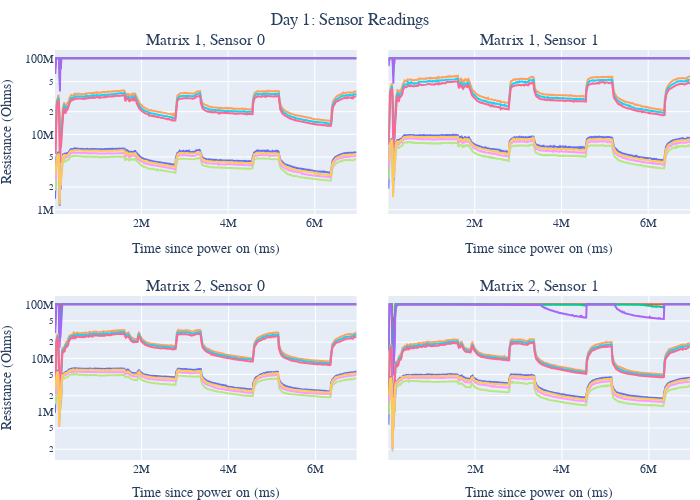

The notebook cell this image was saved under:
### Code cell
day = 1

fig = make_subplots(rows=2, cols=2, shared_yaxes=True,
                    horizontal_spacing=0.05,
                    vertical_spacing=0.2,
                    subplot_titles=("Matrix 1, Sensor 0", 
                                    "Matrix 1, Sensor 1", 
                                    "Matrix 2, Sensor 0", 
                                    "Matrix 2, Sensor 1"))
matrix = 1
sensor = 0
for heater_idx in range(10):
    heater_data = sensor_data[f"day{day}"][f"mat{matrix}"][sensor][heater_idx]
    fig.add_trace(go.Scatter(x=heater_data["Time Since PowerOn"].values,
                             y=heater_data["Resistance Gassensor"].values,
                             mode="lines",
                             name=f"H.S. {heater_idx}",
                             showlegend=False,
                             legendgroup=f"H.S. {heater_idx}"),
                  row=1, col=1)

matrix = 1
sensor = 1
for heater_idx in range(10):
    heater_data = sensor_data[f"day{day}"][f"mat{matrix}"][sensor][heater_idx]
    fig.add_trace(go.Scatter(x=heater_data["Time Since PowerOn"].values,
                             y=heater_data["Resistance Gassensor"].values,
                             mode="lines",
                             name=f"H.S. {heater_idx}",
                             showlegend=False,
                             legendgroup=f"H.S. {heater_idx}"),
                  row=1, col=2)

matrix = 2
sensor = 0
for heater_idx in range(10):
    heater_data = sensor_data[f"day{day}"][f"mat{matrix}"][sensor][heater_idx]
    fig.add_trace(go.Scatter(x=heater_data["Time Since PowerOn"].values,
                             y=heater_data["Resistance Gassensor"].values,
                             mode="lines",
                             name=f"H.S. {heater_idx}",
                             showlegend=False,
                             legendgroup=f"H.S. {heater_idx}"),
                  row=2, col=1)

matrix = 2
sensor = 1
for heater_idx in range(10):
    heater_data = sensor_data[f"day{day}"][f"mat{matrix}"][sensor][heater_idx]
    fig.add_trace(go.Scatter(x=heater_data["Time Since PowerOn"].values,
                             y=heater_data["Resistance Gassensor"].values,
                             mode="lines",
                             name=f"H.S. {heater_idx}",
                             showlegend=False,
                             legendgroup=f"H.S. {heater_idx}"),
                  row=2, col=2)

fig.update_yaxes(title_text="Resistance (Ohms)", row=1, col=1, type="log")
fig.update_yaxes(row=1, col=2, type="log")
fig.update_yaxes(title_text="Resistance (Ohms)", row=2, col=1, type="log")
fig.update_yaxes(row=2, col=2, type="log")

fig.update_xaxes(title_text="Time since power on (ms)", row=1, col=1)
fig.update_xaxes(title_text="Time since power on (ms)", row=1, col=2)
fig.update_xaxes(title_text="Time since power on (ms)", row=2, col=1)
fig.update_xaxes(title_text="Time since power on (ms)", row=2, col=2)

fig.update_layout(height=500, width=700,
                  title_x=0.5,
                  font_family="Times New Roman",
                  title_font_family="Times New Roman",
                  title=dict(text=f"Day {day}: Sensor Readings", pad=dict(t=0, r=0, b=10, l=0)),
                  margin=dict(t=50, r=10, b=0, l=0))
fig.write_image(f"Day_{day}_var.pdf")
fig.show()

### Figure 1 — Plotly figure (JSON) as saved in the notebook; plotly's stock layout.template omitted (floating-point values rounded to 4 significant figures; data arrays with more than 128 entries replaced by an {"elided": "..."} marker saying what was removed)
{"data": [{"legendgroup": "H.S. 0", "mode": "lines", "name": "H.S. 0", "showlegend": false, "type": "scatter", "x": {"elided": "641 int values"}, "xaxis": "x", "y": {"elided": "641 float values"}, "yaxis": "y"}, {"legendgroup": "H.S. 1", "mode": "lines", "name": "H.S. 1", "showlegend": false, "type": "scatter", "x": {"elided": "641 int values"}, "xaxis": "x", "y": {"elided": "641 int values"}, "yaxis": "y"}, {"legendgroup": "H.S. 2", "mode": "lines", "name": "H.S. 2", "showlegend": false, "type": "scatter", "x": {"elided": "641 int values"}, "xaxis": "x", "y": {"elided": "641 int values"}, "yaxis": "y"}, {"legendgroup": "H.S. 3", "mode": "lines", "name": "H.S. 3", "showlegend": false, "type": "scatter", "x": {"elided": "641 int values"}, "xaxis": "x", "y": {"elided": "641 int values"}, "yaxis": "y"}, {"legendgroup": "H.S. 4", "mode": "lines", "name": "H.S. 4", "showlegend": false, "type": "scatter", "x": {"elided": "641 int values"}, "xaxis": "x", "y": {"elided": "641 float values"}, "yaxis": "y"}, {"legendgroup": "H.S. 5", "mode": "lines", "name": "H.S. 5", "showlegend": false, "type": "scatter", "x": {"elided": "641 int values"}, "xaxis": "x", "y": {"elided": "641 float values"}, "yaxis": "y"}, {"legendgroup": "H.S. 6", "mode": "lines", "name": "H.S. 6", "showlegend": false, "type": "scatter", "x": {"elided": "640 int values"}, "xaxis": "x", "y": {"elided": "640 float values"}, "yaxis": "y"}, {"legendgroup": "H.S. 7", "mode": "lines", "name": "H.S. 7", "showlegend": false, "type": "scatter", "x": {"elided": "640 int values"}, "xaxis": "x", "y": {"elided": "640 float values"}, "yaxis": "y"}, {"legendgroup": "H.S. 8", "mode": "lines", "name": "H.S. 8", "showlegend": false, "type": "scatter", "x": {"elided": "640 int values"}, "xaxis": "x", "y": {"elided": "640 float values"}, "yaxis": "y"}, {"legendgroup": "H.S. 9", "mode": "lines", "name": "H.S. 9", "showlegend": false, "type": "scatter", "x": {"elided": "640 int values"}, "xaxis": "x", "y": {"elided": "640 float values"}, "yaxis": "y"}, {"legendgroup": "H.S. 0", "mode": "lines", "name": "H.S. 0", "showlegend": false, "type": "scatter", "x": {"elided": "642 int values"}, "xaxis": "x2", "y": {"elided": "642 float values"}, "yaxis": "y2"}, {"legendgroup": "H.S. 1", "mode": "lines", "name": "H.S. 1", "showlegend": false, "type": "scatter", "x": {"elided": "641 int values"}, "xaxis": "x2", "y": {"elided": "641 int values"}, "yaxis": "y2"}, {"legendgroup": "H.S. 2", "mode": "lines", "name": "H.S. 2", "showlegend": false, "type": "scatter", "x": {"elided": "641 int values"}, "xaxis": "x2", "y": {"elided": "641 int values"}, "yaxis": "y2"}, {"legendgroup": "H.S. 3", "mode": "lines", "name": "H.S. 3", "showlegend": false, "type": "scatter", "x": {"elided": "641 int values"}, "xaxis": "x2", "y": {"elided": "641 int values"}, "yaxis": "y2"}, {"legendgroup": "H.S. 4", "mode": "lines", "name": "H.S. 4", "showlegend": false, "type": "scatter", "x": {"elided": "641 int values"}, "xaxis": "x2", "y": {"elided": "641 float values"}, "yaxis": "y2"}, {"legendgroup": "H.S. 5", "mode": "lines", "name": "H.S. 5", "showlegend": false, "type": "scatter", "x": {"elided": "641 int values"}, "xaxis": "x2", "y": {"elided": "641 float values"}, "yaxis": "y2"}, {"legendgroup": "H.S. 6", "mode": "lines", "name": "H.S. 6", "showlegend": false, "type": "scatter", "x": {"elided": "641 int values"}, "xaxis": "x2", "y": {"elided": "641 float values"}, "yaxis": "y2"}, {"legendgroup": "H.S. 7", "mode": "lines", "name": "H.S. 7", "showlegend": false, "type": "scatter", "x": {"elided": "641 int values"}, "xaxis": "x2", "y": {"elided": "641 float values"}, "yaxis": "y2"}, {"legendgroup": "H.S. 8", "mode": "lines", "name": "H.S. 8", "showlegend": false, "type": "scatter", "x": {"elided": "641 int values"}, "xaxis": "x2", "y": {"elided": "641 float values"}, "yaxis": "y2"}, {"legendgroup": "H.S. 9", "mode": "lines", "name": "H.S. 9", "showlegend": false, "type": "scatter", "x": {"elided": "641 int values"}, "xaxis": "x2", "y": {"elided": "641 float values"}, "yaxis": "y2"}, {"legendgroup": "H.S. 0", "mode": "lines", "name": "H.S. 0", "showlegend": false, "type": "scatter", "x": {"elided": "638 int values"}, "xaxis": "x3", "y": {"elided": "638 float values"}, "yaxis": "y3"}, {"legendgroup": "H.S. 1", "mode": "lines", "name": "H.S. 1", "showlegend": false, "type": "scatter", "x": {"elided": "638 int values"}, "xaxis": "x3", "y": {"elided": "638 int values"}, "yaxis": "y3"}, {"legendgroup": "H.S. 2", "mode": "lines", "name": "H.S. 2", "showlegend": false, "type": "scatter", "x": {"elided": "637 int values"}, "xaxis": "x3", "y": {"elided": "637 int values"}, "yaxis": "y3"}, {"legendgroup": "H.S. 3", "mode": "lines", "name": "H.S. 3", "showlegend": false, "type": "scatter", "x": {"elided": "637 int values"}, "xaxis": "x3", "y": {"elided": "637 int values"}, "yaxis": "y3"}, {"legendgroup": "H.S. 4", "mode": "lines", "name": "H.S. 4", "showlegend": false, "type": "scatter", "x": {"elided": "637 int values"}, "xaxis": "x3", "y": {"elided": "637 float values"}, "yaxis": "y3"}, {"legendgroup": "H.S. 5", "mode": "lines", "name": "H.S. 5", "showlegend": false, "type": "scatter", "x": {"elided": "637 int values"}, "xaxis": "x3", "y": {"elided": "637 float values"}, "yaxis": "y3"}, {"legendgroup": "H.S. 6", "mode": "lines", "name": "H.S. 6", "showlegend": false, "type": "scatter", "x": {"elided": "637 int values"}, "xaxis": "x3", "y": {"elided": "637 float values"}, "yaxis": "y3"}, {"legendgroup": "H.S. 7", "mode": "lines", "name": "H.S. 7", "showlegend": false, "type": "scatter", "x": {"elided": "637 int values"}, "xaxis": "x3", "y": {"elided": "637 float values"}, "yaxis": "y3"}, {"legendgroup": "H.S. 8", "mode": "lines", "name": "H.S. 8", "showlegend": false, "type": "scatter", "x": {"elided": "637 int values"}, "xaxis": "x3", "y": {"elided": "637 float values"}, "yaxis": "y3"}, {"legendgroup": "H.S. 9", "mode": "lines", "name": "H.S. 9", "showlegend": false, "type": "scatter", "x": {"elided": "637 int values"}, "xaxis": "x3", "y": {"elided": "637 float values"}, "yaxis": "y3"}, {"legendgroup": "H.S. 0", "mode": "lines", "name": "H.S. 0", "showlegend": false, "type": "scatter", "x": {"elided": "642 int values"}, "xaxis": "x4", "y": {"elided": "642 float values"}, "yaxis": "y4"}, {"legendgroup": "H.S. 1", "mode": "lines", "name": "H.S. 1", "showlegend": false, "type": "scatter", "x": {"elided": "642 int values"}, "xaxis": "x4", "y": {"elided": "642 int values"}, "yaxis": "y4"}, {"legendgroup": "H.S. 2", "mode": "lines", "name": "H.S. 2", "showlegend": false, "type": "scatter", "x": {"elided": "642 int values"}, "xaxis": "x4", "y": {"elided": "642 float values"}, "yaxis": "y4"}, {"legendgroup": "H.S. 3", "mode": "lines", "name": "H.S. 3", "showlegend": false, "type": "scatter", "x": {"elided": "641 int values"}, "xaxis": "x4", "y": {"elided": "641 float values"}, "yaxis": "y4"}, {"legendgroup": "H.S. 4", "mode": "lines", "name": "H.S. 4", "showlegend": false, "type": "scatter", "x": {"elided": "641 int values"}, "xaxis": "x4", "y": {"elided": "641 float values"}, "yaxis": "y4"}, {"legendgroup": "H.S. 5", "mode": "lines", "name": "H.S. 5", "showlegend": false, "type": "scatter", "x": {"elided": "641 int values"}, "xaxis": "x4", "y": {"elided": "641 float values"}, "yaxis": "y4"}, {"legendgroup": "H.S. 6", "mode": "lines", "name": "H.S. 6", "showlegend": false, "type": "scatter", "x": {"elided": "641 int values"}, "xaxis": "x4", "y": {"elided": "641 float values"}, "yaxis": "y4"}, {"legendgroup": "H.S. 7", "mode": "lines", "name": "H.S. 7", "showlegend": false, "type": "scatter", "x": {"elided": "641 int values"}, "xaxis": "x4", "y": {"elided": "641 float values"}, "yaxis": "y4"}, {"legendgroup": "H.S. 8", "mode": "lines", "name": "H.S. 8", "showlegend": false, "type": "scatter", "x": {"elided": "641 int values"}, "xaxis": "x4", "y": {"elided": "641 float values"}, "yaxis": "y4"}, {"legendgroup": "H.S. 9", "mode": "lines", "name": "H.S. 9", "showlegend": false, "type": "scatter", "x": {"elided": "641 int values"}, "xaxis": "x4", "y": {"elided": "641 float values"}, "yaxis": "y4"}], "layout": {"annotations": [{"font": {"size": 16}, "showarrow": false, "text": "Matrix 1, Sensor 0", "x": 0.2375, "xanchor": "center", "xref": "paper", "y": 1, "yanchor": "bottom", "yref": "paper"}, {"font": {"size": 16}, "showarrow": false, "text": "Matrix 1, Sensor 1", "x": 0.7625, "xanchor": "center", "xref": "paper", "y": 1, "yanchor": "bottom", "yref": "paper"}, {"font": {"size": 16}, "showarrow": false, "text": "Matrix 2, Sensor 0", "x": 0.2375, "xanchor": "center", "xref": "paper", "y": 0.4, "yanchor": "bottom", "yref": "paper"}, {"font": {"size": 16}, "showarrow": false, "text": "Matrix 2, Sensor 1", "x": 0.7625, "xanchor": "center", "xref": "paper", "y": 0.4, "yanchor": "bottom", "yref": "paper"}], "font": {"family": "Times New Roman"}, "height": 500, "margin": {"b": 0, "l": 0, "r": 10, "t": 50}, "title": {"font": {"family": "Times New Roman"}, "pad": {"b": 10, "l": 0, "r": 0, "t": 0}, "text": "Day 1: Sensor Readings", "x": 0.5}, "width": 700, "xaxis": {"anchor": "y", "domain": [0, 0.475], "title": {"text": "Time since power on (ms)"}}, "xaxis2": {"anchor": "y2", "domain": [0.525, 1], "title": {"text": "Time since power on (ms)"}}, "xaxis3": {"anchor": "y3", "domain": [0, 0.475], "title": {"text": "Time since power on (ms)"}}, "xaxis4": {"anchor": "y4", "domain": [0.525, 1], "title": {"text": "Time since power on (ms)"}}, "yaxis": {"anchor": "x", "domain": [0.6, 1], "title": {"text": "Resistance (Ohms)"}, "type": "log"}, "yaxis2": {"anchor": "x2", "domain": [0.6, 1], "matches": "y", "showticklabels": false, "type": "log"}, "yaxis3": {"anchor": "x3", "domain": [0, 0.4], "title": {"text": "Resistance (Ohms)"}, "type": "log"}, "yaxis4": {"anchor": "x4", "domain": [0, 0.4], "matches": "y3", "showticklabels": false, "type": "log"}}}
